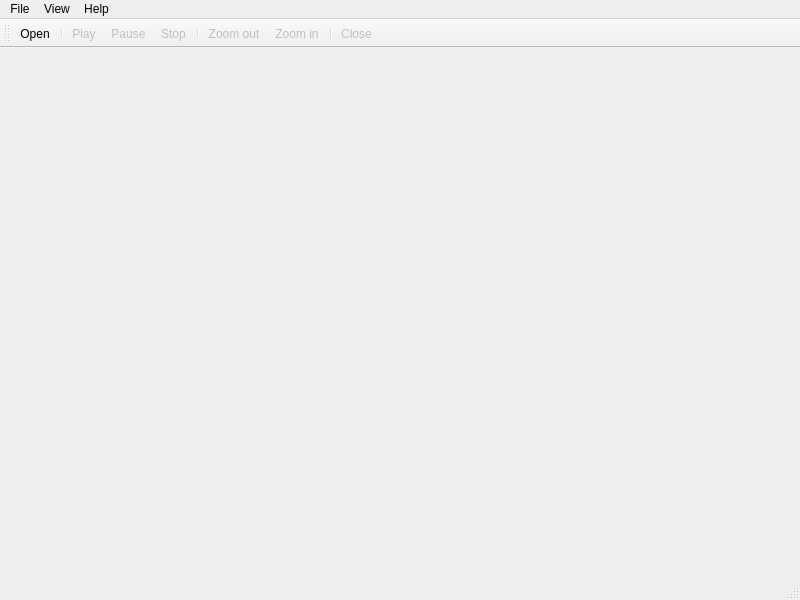
<?xml version="1.0" encoding="UTF-8"?>
<ui version="4.0">
 <class>MainWindow</class>
 <widget class="QMainWindow" name="MainWindow">
  <property name="geometry">
   <rect>
    <x>0</x>
    <y>0</y>
    <width>800</width>
    <height>600</height>
   </rect>
  </property>
  <property name="windowTitle">
   <string>Signal viewer</string>
  </property>
  <property name="windowIcon">
   <iconset>
    <normaloff>../Downloads/ecg.png</normaloff>../Downloads/ecg.png</iconset>
  </property>
  <widget class="QWidget" name="centralwidget"/>
  <widget class="QMenuBar" name="menubar">
   <property name="geometry">
    <rect>
     <x>0</x>
     <y>0</y>
     <width>800</width>
     <height>22</height>
    </rect>
   </property>
   <widget class="QMenu" name="menuFile">
    <property name="title">
     <string>File</string>
    </property>
    <addaction name="actionOpen"/>
    <addaction name="separator"/>
    <addaction name="actionClose"/>
   </widget>
   <widget class="QMenu" name="menuView">
    <property name="title">
     <string>View</string>
    </property>
    <addaction name="actionToolbar"/>
    <addaction name="actionStatus_bar"/>
    <addaction name="separator"/>
    <addaction name="actionPlay"/>
    <addaction name="actionPause"/>
    <addaction name="actionStop"/>
    <addaction name="separator"/>
    <addaction name="actionZoom_in"/>
    <addaction name="actionZoom_out"/>
   </widget>
   <widget class="QMenu" name="menuHelp">
    <property name="title">
     <string>Help</string>
    </property>
    <addaction name="actionAbout"/>
   </widget>
   <addaction name="menuFile"/>
   <addaction name="menuView"/>
   <addaction name="menuHelp"/>
  </widget>
  <widget class="QStatusBar" name="statusbar">
   <property name="statusTip">
    <string>Ready</string>
   </property>
  </widget>
  <widget class="QToolBar" name="toolBar">
   <property name="windowTitle">
    <string>toolBar_2</string>
   </property>
   <attribute name="toolBarArea">
    <enum>TopToolBarArea</enum>
   </attribute>
   <attribute name="toolBarBreak">
    <bool>false</bool>
   </attribute>
   <addaction name="actionOpen"/>
   <addaction name="separator"/>
   <addaction name="actionPlay"/>
   <addaction name="actionPause"/>
   <addaction name="actionStop"/>
   <addaction name="separator"/>
   <addaction name="actionZoom_out"/>
   <addaction name="actionZoom_in"/>
   <addaction name="separator"/>
   <addaction name="actionClose"/>
  </widget>
  <action name="actionOpen">
   <property name="icon">
    <iconset>
     <normaloff>icons/folder.png</normaloff>icons/folder.png</iconset>
   </property>
   <property name="text">
    <string>Open...</string>
   </property>
   <property name="statusTip">
    <string>Open an existing document</string>
   </property>
   <property name="shortcut">
    <string>Ctrl+O</string>
   </property>
  </action>
  <action name="actionToolbar">
   <property name="checkable">
    <bool>true</bool>
   </property>
   <property name="checked">
    <bool>true</bool>
   </property>
   <property name="text">
    <string>Toolbar</string>
   </property>
  </action>
  <action name="actionStatus_bar">
   <property name="checkable">
    <bool>true</bool>
   </property>
   <property name="checked">
    <bool>true</bool>
   </property>
   <property name="text">
    <string>Status bar</string>
   </property>
  </action>
  <action name="actionZoom_in">
   <property name="enabled">
    <bool>false</bool>
   </property>
   <property name="icon">
    <iconset>
     <normaloff>icons/zoom-in.png</normaloff>icons/zoom-in.png</iconset>
   </property>
   <property name="text">
    <string>Zoom in</string>
   </property>
   <property name="statusTip">
    <string>Zoom in</string>
   </property>
   <property name="shortcut">
    <string>Ctrl+E</string>
   </property>
  </action>
  <action name="actionZoom_out">
   <property name="enabled">
    <bool>false</bool>
   </property>
   <property name="icon">
    <iconset>
     <normaloff>icons/magnifying-glass.png</normaloff>icons/magnifying-glass.png</iconset>
   </property>
   <property name="text">
    <string>Zoom out</string>
   </property>
   <property name="statusTip">
    <string>Zoom out</string>
   </property>
   <property name="shortcut">
    <string>Ctrl+D</string>
   </property>
  </action>
  <action name="actionAbout">
   <property name="text">
    <string>About...</string>
   </property>
   <property name="statusTip">
    <string>Show Information, version number and copy rights </string>
   </property>
  </action>
  <action name="actionClose">
   <property name="enabled">
    <bool>false</bool>
   </property>
   <property name="icon">
    <iconset>
     <normaloff>icons/rejected.png</normaloff>icons/rejected.png</iconset>
   </property>
   <property name="text">
    <string>Close</string>
   </property>
  </action>
  <action name="actionPlay">
   <property name="enabled">
    <bool>false</bool>
   </property>
   <property name="icon">
    <iconset>
     <normaloff>icons/play.png</normaloff>icons/play.png</iconset>
   </property>
   <property name="text">
    <string>Play</string>
   </property>
   <property name="statusTip">
    <string>Play the signal</string>
   </property>
  </action>
  <action name="actionPause">
   <property name="enabled">
    <bool>false</bool>
   </property>
   <property name="icon">
    <iconset>
     <normaloff>icons/pause(1).png</normaloff>icons/pause(1).png</iconset>
   </property>
   <property name="text">
    <string>Pause</string>
   </property>
   <property name="statusTip">
    <string>Pause the signal</string>
   </property>
  </action>
  <action name="actionStop">
   <property name="enabled">
    <bool>false</bool>
   </property>
   <property name="icon">
    <iconset>
     <normaloff>icons/iconfinder_Stop_85391.png</normaloff>icons/iconfinder_Stop_85391.png</iconset>
   </property>
   <property name="text">
    <string>Stop</string>
   </property>
   <property name="statusTip">
    <string>Stop signal flow</string>
   </property>
  </action>
 </widget>
 <resources/>
 <connections/>
</ui>
